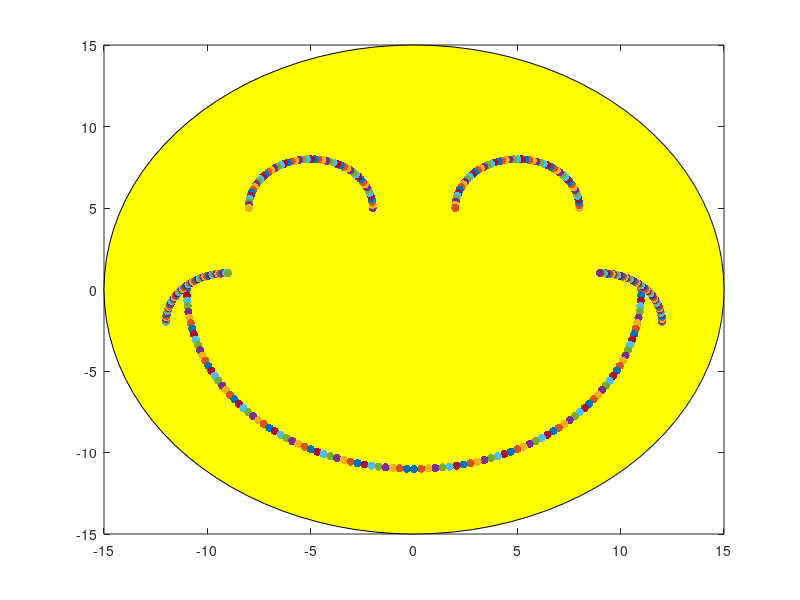

The MATLAB source for this figure: (Note: this script raises an error after producing the figure.)
function smiley_face()
% This function makes a GiF smiley face 

% make a circle of radius 15 
theta = 0:pi/50:2*pi;
x = 15*cos(theta);
y = 15*sin(theta);
plot(x,y)
axis([-15 15 -15 15])
fill(x, y, 'y')
hold on
for i = 1:51
    alpha = (i-1)*(pi/50);
    
    % left part of  mouth 
    x1 = -11*cos(alpha/2);
    y1 = -11*sin(alpha/2);
    scatter(x1,y1,'filled','k')
    hold on 
    
    % right part of mouth 
    x2 = 11*cos(alpha/2);
    y2 = -11*sin(alpha/2);
    scatter(x2,y2,'filled','k')
    hold on
    
    % right eye 
    x3 = 3*cos(alpha)+5;
    y3 = 3*sin(alpha)+5;
    scatter(x3,y3,'filled','k')
    hold on 
    % left eye 
    x4 = 3*cos(alpha)- 5;
    y4 = 3*sin(alpha)+ 5;
    scatter(x4,y4,'filled','k') 
    hold on
    
    x5 = 3*cos(alpha/2)+9;
    y5 = 3*sin(alpha/2)-2;
    scatter(x5,y5,'filled','k')
    hold on 
    x6 = -3*cos(alpha/2)-9;
    y6 = 3*sin(alpha/2)-2;
    scatter(x6,y6,'filled','k')
    
    frame = getframe(gcf); % saves the current figure
    im{i} = frame2im(frame); % stores it in the list "im"
    
end

% gif file

filename = 'Smiley_gif.gif'; % will save to "Current Folder"
gif_time = 0.01; % roughly the number of seconds for each frame of gif

for f = 1:length(im)
    
    [A,map] = rgb2ind(im{f},256);
    if f == 1
        imwrite(A,map,filename,"gif","LoopCount",Inf,"DelayTime",gif_time);
    else
        imwrite(A,map,filename,"gif","WriteMode","append","DelayTime",gif_time);
    end
    
end


end